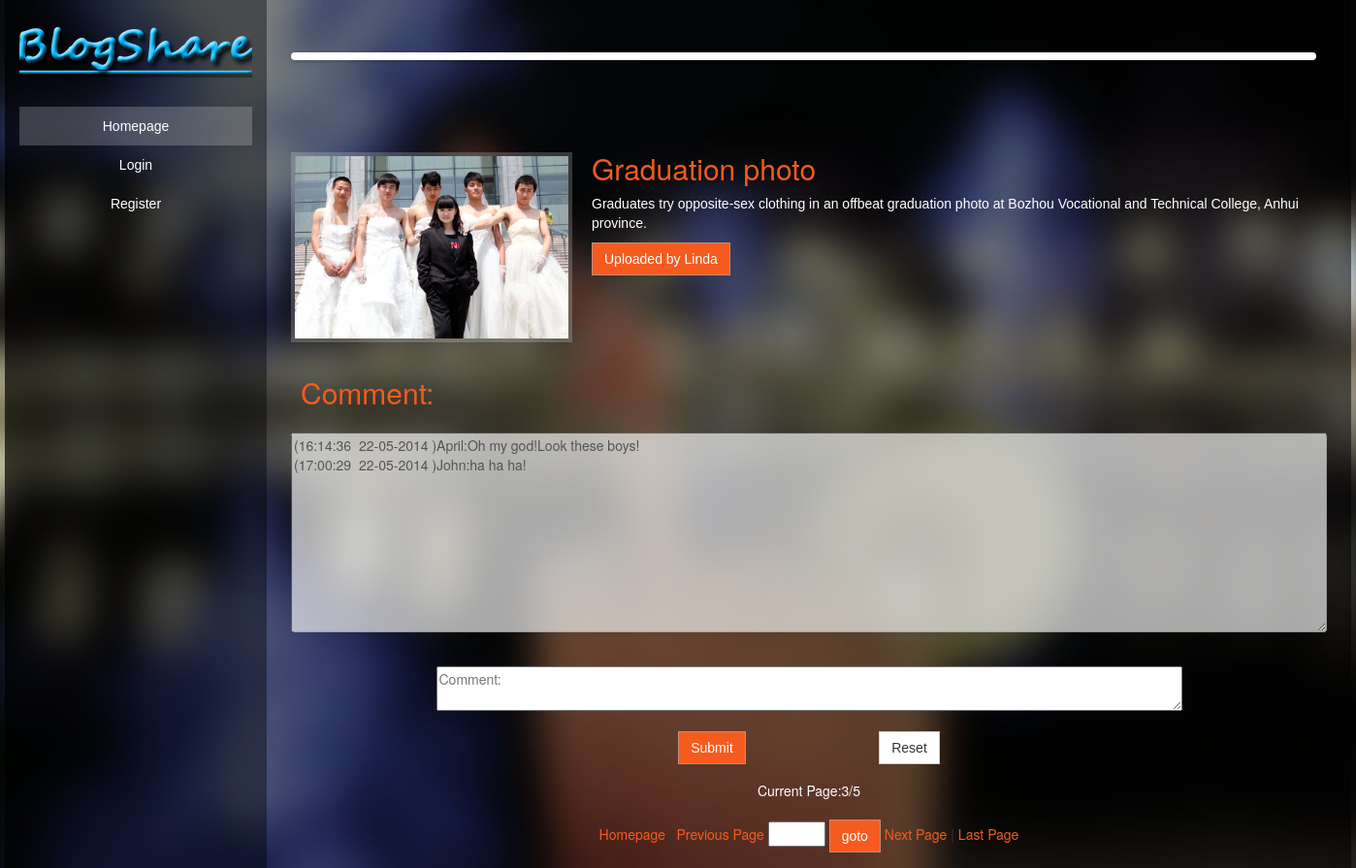
The page /index.php?page=3 on the database its author committed.
### tables this page shows
CREATE TABLE IF NOT EXISTS `photo_list` (
  `photoID` int(11) NOT NULL AUTO_INCREMENT,
  `title` varchar(100) DEFAULT NULL,
  `image_name` varchar(100) DEFAULT NULL,
  `description` longtext,
  `username` varchar(100) DEFAULT NULL,
  `timestamp` varchar(100) DEFAULT NULL,
  `permission` int(11) DEFAULT NULL,
  PRIMARY KEY (`photoID`),
  UNIQUE KEY `photoID` (`photoID`)
);

### index.php (the view, shortened to what this page needs)
<!DOCTYPE html>
<html>
<head>
<link href="css/bootstrap.min.css" rel="stylesheet" type="text/css">
<link href="templatemo_style.css" rel="stylesheet" type="text/css">
<link rel="stylesheet" href="flexslider.css" type="text/css" media="screen" />
</head>
<body class="templatemo_juice_bg">
<div id="main_container">
  <div class="container" id="home">
    <div class="row col-wrap">
      <div id="left_container" class="col col-md-3 col-sm-12">
        <div class="templatemo_logo"> <img src="images/templatemo_logo.png" alt="Botany Theme"> </div>
        <nav id="main_nav">
          <ul class="nav">
            <li class="active"><a href="index.php">Homepage</a></li>
            <form id="form1" name="form1" action="index.php" method="post">
              <?php
			  if(isset($_SESSION['username']))
			  {
				  $user_name=$_SESSION['username'];
				  echo "<ul class='nav'><li><a href='submit.php'>Submit</a></li></ul>";
				  $con = mysql_connect('localhost','root','123456');
				  if (!$con)
				  {
					  die('Connect not successfully:' . mysql_error());
				  }
				  else
				  {
					  mysql_select_db("blogshare_database", $con);
					  $res=mysql_query("SELECT administrator FROM user_list WHERE username='$user_name'",$con);
					  $row=mysql_fetch_array($res);
					  if ($row[0] == 1)
					  {
						  echo "<ul class='nav'><li><a href='approval.php'>Approval</a></li></ul>";
						  echo "<ul class='nav'><li><a href='users.php'>User List</a></li></ul>";
					  }
				  }
				  mysql_close($con);
			  }
			  else
			  {
				  echo "<ul class='nav'><li><a href='login.php'>Login</a></li></ul>";
				  echo "<ul class='nav'><li><a href='register.php'>Register</a></li></ul>";
			  }
					?>
            </form>
          </ul>
        </nav>
      </div>
      <div id="right_container" class="col col-md-9 col-sm-12">
        <div class="row">
          <div class="col col-md-12">
            <div class="flexslider"> </div>
          </div>
        </div>
        <form name="index" method="post" action="#">
          <article class="row">
            <div class="col col-md-12">
              <?php
            	$page=$_GET["page"];
				if(is_numeric($page))
				{
					$con = mysql_connect('localhost','root','123456');
					if (!$con)
					{
						die('Connect not successfully:' . mysql_error());
					}
					else
					{
						$res1=mysql_query("SELECT COUNT(*) FROM photo_list WHERE permission=1",$con);
						$row1=mysql_fetch_array($res1);
						$page_count=$row1[0];
						$res2=mysql_query("SELECT MAX(photoID) FROM photo_list",$con);
						$row2=mysql_fetch_array($res2);
						$count=1;
						for($i=1;$i<=$page_count;$i++)
						{
							if($page==$i)
							{
								$picture_count=1;
								while( $count <= $row2[0] )
								{
									$col=$row2[0]-$count+1;
									$res3=mysql_query("SELECT * FROM photo_list WHERE photoID='$col'",$con);
									$row3=mysql_fetch_array($res3);
									if($row3[6]==1)
									{
										if($picture_count==$page)
										{
											$photoid=$row3[0];
											$c_page=$page;
											echo "<img src='submissions/$row3[2]' alt='Templatemo Pic 1' class='img-thumbnail img-responsive img_left' width='290' value='$row3[0]'/>";
											echo "<h2>$row3[1]</h2>";
											echo "<p>$row3[3]</p>";
											echo "<button type='button' class='btn btn-primary' />Uploaded by $row3[4]</button>";
											echo "<article class='row'><div class='col col-md-12'><h2>Comment:</h2></div></article>";
											$comment_fi="";
											$res4=mysql_query("SELECT * FROM comment_list WHERE photoID='$photoid'",$con);
											while($row4 = mysql_fetch_array($res4))
											{
												$comment_fi="$comment_fi"."\n"."("."$row4[4]".")"."$row4[3]".":"."$row4[2]";
											}
											echo "<textarea name='comment_output' disabled='disabled' cols='140' rows='10'>$comment_fi</textarea><br>";
										}
										$picture_count++;
									}
									$count++;
								}
							}
						}
					}
				}
				?>
            </div>
          </article>
          <article class="row">
            <div align="center" class="col col-md-12"> <br>
              <textarea name="comment_text" cols='100' rows='2' placeholder="Comment:" ></textarea>
              <br>
              <br>
              <table align="center">
                <tr>
                  <td width="60" align="center">
                  <?php
                  echo "<button type='button' class='btn btn-primary' onclick='indexComm($photoid,$c_page)' />Submit</button>";
				  ?>
				  </td>
                  <td width="200"><button type="reset" class="btn btn-default float_r">Reset</button></td>
                </tr>
              </table>
            </div>
          </article>
        </form>
        <article class="row">
          <div class="col col-md-12">
            <table align="center">
              <tr align="center">
                <td><span style="color:#ffffff;">Current Page:<?php echo $page;?>/<?php echo $page_count;?></span>
                  <form   method="POST" action="<?php echo $PHP_SELF ?>" target="_self">
                    <br>
                    <?php
					if($page!=1)
					{
						echo "<a href=index.php?page=1>Homepage</a> | ";
						echo "<a href=index.php?page=".($page-1).">Previous Page</a>";
					}
					?>
                    <input type="text" size=4 name="page">
                    <input type=submit class="btn btn-primary" value="goto">
                    <?php
					if($page<$page_count)
					{
						echo "<a href=index.php?page=".($page+1).">Next Page</a> | ";
						echo "<a href=index.php?page=".$page_count.">Last Page</a>";
					}
					?>
                  </form></td>
              </tr>
            </table>
          </div>
        </article>
      </div>
    </div>
  </div>
</div>
</body>
</html>

### templatemo_style.css (style rules this page uses)
body { background-color: #222222; }
a { color: #f55b1f; }
.templatemo_logo { margin-top: 20px; text-align: center; }
.templatemo_juice_bg { background: url(images/templatemo_juice.jpg) no-repeat center center fixed; -webkit-background-size: cover; -moz-background-size: cover; -o-background-size: cover; background-size: cover; overflow-x: hidden; }
.flexslider { width: 99%; }
.img_left { float: left; margin-right: 20px; margin-bottom: 15px; }
li { color: white; }
li, input { font-family: Arial, sans-serif; }
li.active a { background-color: rgba(255, 255, 255, 0.2); color: #f55b1f; }
nav { text-align: center; font-family: Arial, sans-serif; margin-top: 30px; margin-bottom: 20px; }
p { color: #FFF; font-family: Arial, sans-serif; }
article { margin-top: 15px; margin-bottom: 15px; }
.btn { border-radius: 0px; font-family: Arial, sans-serif; }
.btn-primary { background-color: #f55b1f; border-color: #c48c76; }
.container { margin: 0 auto; background-color: rgba(0, 0, 0, 0.5); }
.float_r { float: right }
.img-thumbnail { border-radius: 0px; background-color: rgba(255, 255, 255, 0.2); border: none; }
#left_container { background-color: rgba(0, 0, 0, 0.4); text-align: center; }
#left_container li a { color: white; }
#right_container .row { clear: both; padding-top: 0px; padding-right: 10px; padding-bottom: 0px; padding-left: 10px; }
#right_container h2 { color: #f55b1f; }
@media only screen and (min-width: 992px) { .container { display: table; } }
@media only screen and (min-width: 992px) { #left_container { display: table-cell; height: 100%; } }
@media only screen and (min-width: 992px) { #right_container { padding-top: 10px; display: table-cell; } }
@media only screen and (min-width: 992px) { .col-md-3, .col-md-9 { float: none; } }

### flexslider.css (style rules this page uses)
.flexslider { margin: 0; padding: 0; }
.flexslider { margin: 0 0 60px; background: #fff; border: 4px solid #fff; position: relative; -webkit-border-radius: 4px; -moz-border-radius: 4px; -o-border-radius: 4px; border-radius: 4px; -webkit-box-shadow: 0 1px 4px rgba(0,0,0,.2); -moz-box-shadow: 0 1px 4px rgba(0,0,0,.2); -o-box-shadow: 0 1px 4px rgba(0,0,0,.2); box-shadow: 0 1px 4px rgba(0,0,0,.2); zoom: 1; }

### rows shown on the page
photo_list: image_name (picture), title "Graduation photo", description "Graduates try opposite-sex clothing in an offbeat graduation photo at Bozhou Vocational and Technical College, Anhui province.", username "Linda", comment_output "(16:14:36 22-05-2014 )April:Oh my god!Look these boys! (17:00:29 22-05-2014 )John:ha ha ha!"

### other values the page prints
$page "3"
$page_count "5"
